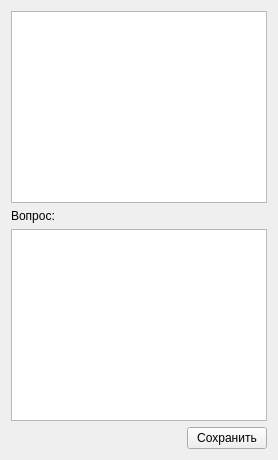
              <widget class="QWidget" name="tab_14">
               <attribute name="title">
                <string>Члены комиссии/доп. вопросы</string>
               </attribute>
               <layout class="QVBoxLayout" name="verticalLayout_13">
                <item>
                 <widget class="QTableView" name="currentExamMemberListTableView"/>
                </item>
                <item>
                 <widget class="QLabel" name="label_23">
                  <property name="text">
                   <string>Вопрос:</string>
                  </property>
                 </widget>
                </item>
                <item>
                 <widget class="QPlainTextEdit" name="currentExamMemberQuestionTextEdit"/>
                </item>
                <item>
                 <layout class="QHBoxLayout" name="horizontalLayout_32">
                  <item>
                   <spacer name="horizontalSpacer_10">
                    <property name="orientation">
                     <enum>Qt::Horizontal</enum>
                    </property>
                    <property name="sizeHint" stdset="0">
                     <size>
                      <width>40</width>
                      <height>20</height>
                     </size>
                    </property>
                   </spacer>
                  </item>
                  <item>
                   <widget class="QPushButton" name="saveQuestionButton">
                    <property name="text">
                     <string>Сохранить</string>
                    </property>
                   </widget>
                  </item>
                 </layout>
                </item>
               </layout>
              </widget>
